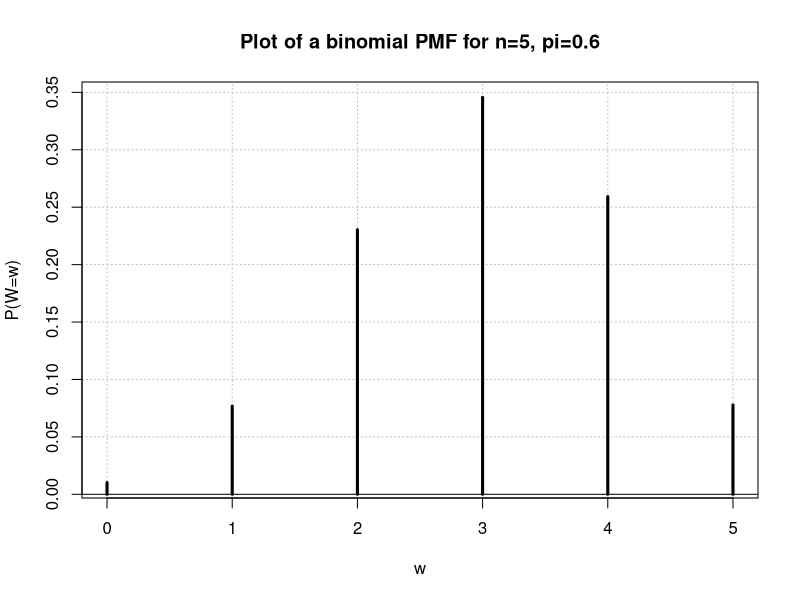
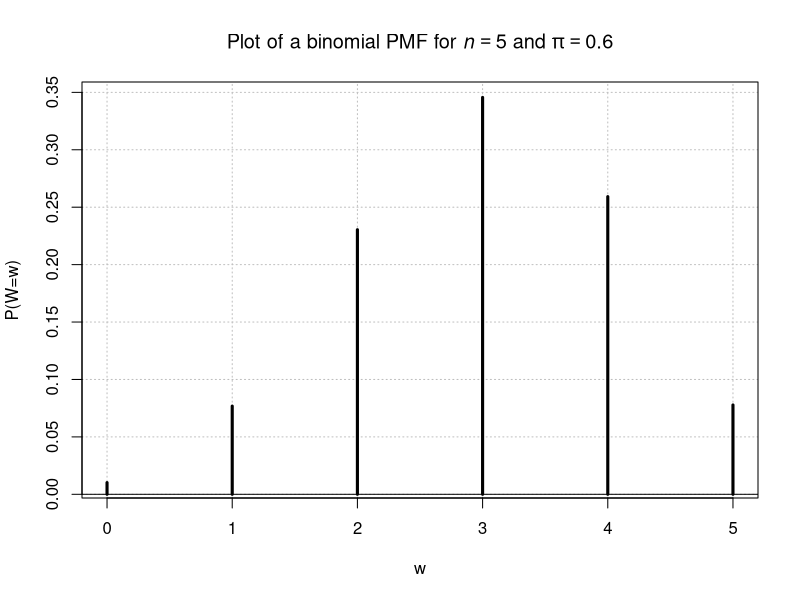
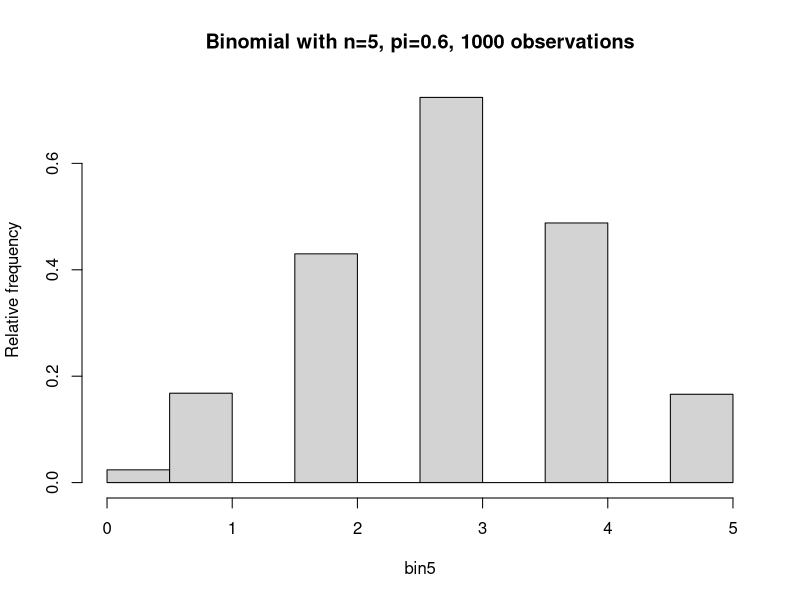
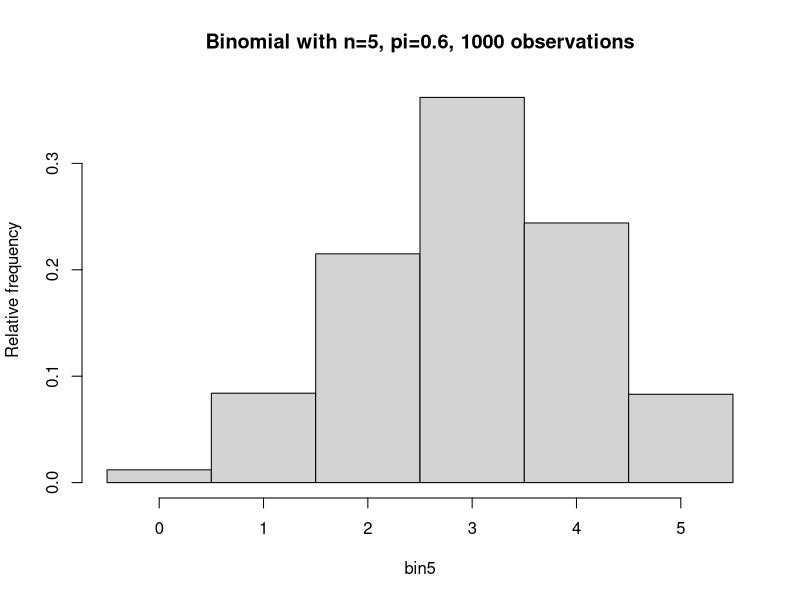
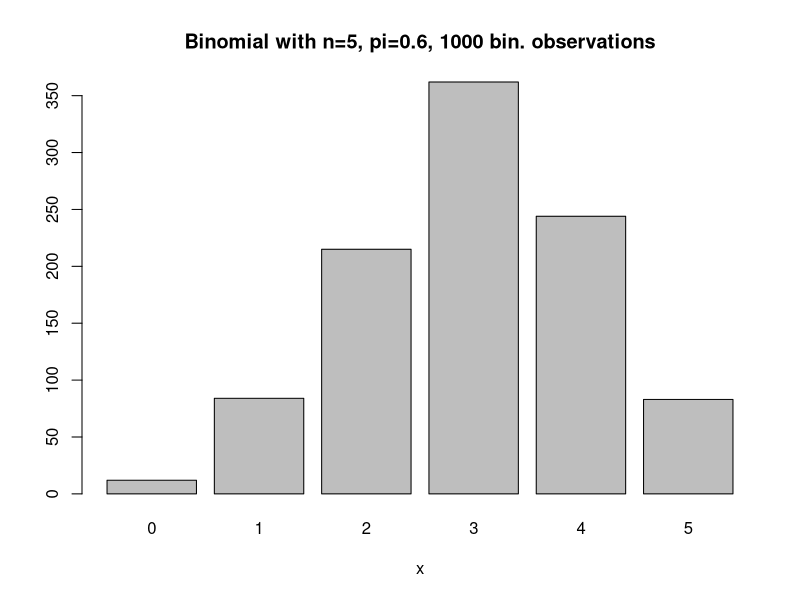

The R script that drew these images, in order:
###########################################################################
# NAME:  Chris Bilder                                                     #
# DATE:  9-16-10                                                          #
# PURPOSE: Binomial example                                               #
# NOTES:                                                                  #
###########################################################################

#P (W = 1) with n = 5 and pi = 0.6
dbinom(x = 1, size = 5, prob = 0.6) 

# The entire pmf
pmf<-dbinom(x = 0:5, size = 5, prob = 0.6) 
pmf

# Make the printing look a little nicer
pmf<-dbinom(x = 0:5, size = 5, prob = 0.6) 
save<-data.frame(w = 0:5, prob = round(x = pmf, digits = 4))
save 

# Plot PMF
x11(width = 6, height = 6, pointsize = 12)  # Use dev.new() for non-windows computers, x11() works too
# pdf(file = "c:\\figures\\Figure1.1.pdf", width = 6, height = 6, colormodel = "cmyk")   # Create plot for book
plot(x = save$w, y = save$prob, type = "h", xlab = "w", ylab = "P(W=w)",
     main = "Plot of a binomial PMF for n=5, pi=0.6", 
     panel.first = grid(col = "gray", lty = "dotted"), lwd = 3)
abline(h = 0)
# dev.off()  # Create plot for book

# Alternative plot using the expression() function to use better notation
plot(x = save$w, y = save$prob, type = "h", xlab = "w", ylab = "P(W=w)",
     main = expression(paste("Plot of a binomial PMF for ", italic(n) == 5, " and ", italic(pi) == 0.6)), 
     panel.first = grid(col="gray", lty="dotted"), lwd = 3)
abline(h = 0)

# Simulate observations from a Binomial distribution
set.seed(4848)
bin5<-rbinom(n = 1000, size = 5, prob = 0.6)
bin5[1:10]

mean(bin5)
var(bin5)

# Frequency distribution
table(x = bin5) 
x11(width = 6, height = 6, pointsize = 12)
# Relative frequency histogram
hist(x = bin5, main = "Binomial with n=5, pi=0.6, 1000 observations", probability = TRUE,
  ylab = "Relative frequency")  # Far left bar is not drawn correctly using the default breaks
# pdf(file = "c:\\figures\\Figure1.2.pdf", width = 6, height = 6, colormodel = "cmyk")   # Create plot for book
hist(x = bin5, main = "Binomial with n=5, pi=0.6, 1000 observations", probability = TRUE,
  breaks = c(-0.5:5.5), ylab = "Relative frequency")
# dev.off()  # Create plot for book


# Better plot
save.count<-table(bin5)
save.count
barplot(height = save.count, names = c("0", "1", "2", "3", "4", "5"), main = "Binomial with n=5, pi=0.6, 1000 bin. observations", xlab = "x")
